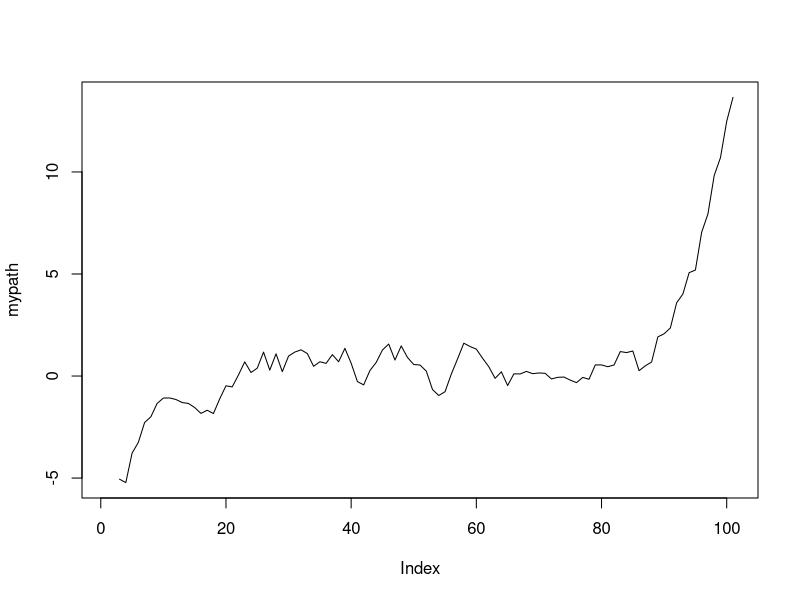

This chart was generated by the following R code:
h <- function(x) {
  # the function that we will be maximizing
  return(sin(10*x) - x^(2))
}

#'function that explores local neighborhood
#'@param x inital starting value
#'@param tao the value of tao
#'@param h function that we want to maximize
#'@param num.iter number of iterations
#'
explore<-function(x, tao, h, num.iter, eps){
  i=1
  while(i<num.iter){
  y <- x + eps*runif(1,-1,1)
  val=min(1, exp((h(y)-h(x))/tao)) #probability of moving
  if(runif(1)<val) #update according to the probability
    x=y
  i=i+1
  }
  return(x)
}

#'function that simulates annealing
#'@param x inital starting value
#'@param h function that we want to maximize
#'@param num.iter number of iterations
#'@param tao.length length of tao
#'
#'
SimAnnealing <- function(x, h, tau_range, num.iter, tao.length, eps){
  
  path <- c(x)
  tao<-(seq(tau_range[1], tau_range[2], length.out=tao.length))

  for(i in (2:length(tao) + 1)){
    x=explore(x, tao[i - 1], h, num.iter,eps)
    path[i] <- x 
  }
  return(path)
}

mypath <- SimAnnealing(-5, h,c(7,-3), 100, 100, 0.1)
plot(mypath, type = 'l')
print(mypath[length(mypath)])